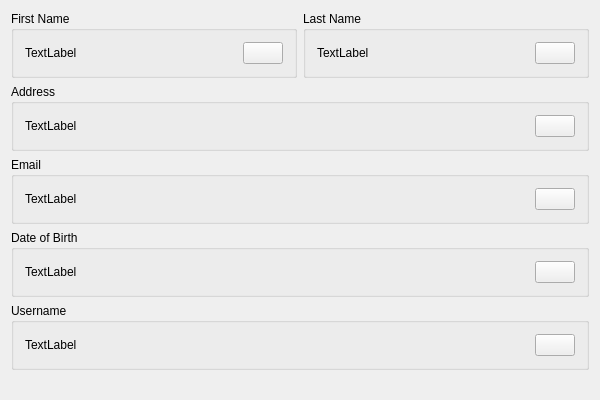
<?xml version="1.0" encoding="UTF-8"?>
<ui version="4.0">
 <class>ViewIdentityItemClass</class>
 <widget class="QWidget" name="ViewIdentityItemClass">
  <property name="geometry">
   <rect>
    <x>0</x>
    <y>0</y>
    <width>600</width>
    <height>400</height>
   </rect>
  </property>
  <property name="windowTitle">
   <string>ViewIdentityItem</string>
  </property>
  <layout class="QVBoxLayout" name="verticalLayout">
   <item>
    <layout class="QHBoxLayout" name="horizontalLayout">
     <item>
      <widget class="QGroupBox" name="groupBox_3">
       <property name="title">
        <string>First Name</string>
       </property>
       <layout class="QHBoxLayout" name="horizontalLayout_2">
        <item>
         <widget class="QLabel" name="firstNameLabel">
          <property name="sizePolicy">
           <sizepolicy hsizetype="Expanding" vsizetype="Preferred">
            <horstretch>0</horstretch>
            <verstretch>0</verstretch>
           </sizepolicy>
          </property>
          <property name="text">
           <string>TextLabel</string>
          </property>
         </widget>
        </item>
        <item>
         <widget class="CopyButton" name="firstNameCopy">
          <property name="text">
           <string/>
          </property>
          <property name="icon">
           <iconset resource="../../../resource.qrc">
            <normaloff>:/icons/icons/edit.svg</normaloff>:/icons/icons/edit.svg</iconset>
          </property>
         </widget>
        </item>
       </layout>
      </widget>
     </item>
     <item>
      <widget class="QGroupBox" name="groupBox_4">
       <property name="title">
        <string>Last Name</string>
       </property>
       <layout class="QHBoxLayout" name="horizontalLayout_3">
        <item>
         <widget class="QLabel" name="lastNameLabel">
          <property name="sizePolicy">
           <sizepolicy hsizetype="Expanding" vsizetype="Preferred">
            <horstretch>0</horstretch>
            <verstretch>0</verstretch>
           </sizepolicy>
          </property>
          <property name="text">
           <string>TextLabel</string>
          </property>
         </widget>
        </item>
        <item>
         <widget class="CopyButton" name="lastNameCopy">
          <property name="text">
           <string/>
          </property>
          <property name="icon">
           <iconset resource="../../../resource.qrc">
            <normaloff>:/icons/icons/edit.svg</normaloff>:/icons/icons/edit.svg</iconset>
          </property>
         </widget>
        </item>
       </layout>
      </widget>
     </item>
    </layout>
   </item>
   <item>
    <widget class="QGroupBox" name="groupBox">
     <property name="title">
      <string>Address</string>
     </property>
     <layout class="QHBoxLayout" name="horizontalLayout_6">
      <item>
       <widget class="QLabel" name="addressLabel">
        <property name="sizePolicy">
         <sizepolicy hsizetype="Expanding" vsizetype="Preferred">
          <horstretch>0</horstretch>
          <verstretch>0</verstretch>
         </sizepolicy>
        </property>
        <property name="text">
         <string>TextLabel</string>
        </property>
       </widget>
      </item>
      <item>
       <widget class="CopyButton" name="addressCopy">
        <property name="text">
         <string/>
        </property>
        <property name="icon">
         <iconset resource="../../../resource.qrc">
          <normaloff>:/icons/icons/edit.svg</normaloff>:/icons/icons/edit.svg</iconset>
        </property>
       </widget>
      </item>
     </layout>
    </widget>
   </item>
   <item>
    <widget class="QGroupBox" name="groupBox_2">
     <property name="title">
      <string>Email</string>
     </property>
     <layout class="QHBoxLayout" name="horizontalLayout_5">
      <item>
       <widget class="QLabel" name="emailLabel">
        <property name="sizePolicy">
         <sizepolicy hsizetype="Expanding" vsizetype="Preferred">
          <horstretch>0</horstretch>
          <verstretch>0</verstretch>
         </sizepolicy>
        </property>
        <property name="text">
         <string>TextLabel</string>
        </property>
       </widget>
      </item>
      <item>
       <widget class="CopyButton" name="emailCopy">
        <property name="text">
         <string/>
        </property>
        <property name="icon">
         <iconset resource="../../../resource.qrc">
          <normaloff>:/icons/icons/edit.svg</normaloff>:/icons/icons/edit.svg</iconset>
        </property>
       </widget>
      </item>
     </layout>
    </widget>
   </item>
   <item>
    <widget class="QGroupBox" name="groupBox_5">
     <property name="title">
      <string>Date of Birth</string>
     </property>
     <layout class="QHBoxLayout" name="horizontalLayout_4">
      <item>
       <widget class="QLabel" name="dateOfBirthLabel">
        <property name="sizePolicy">
         <sizepolicy hsizetype="Expanding" vsizetype="Preferred">
          <horstretch>0</horstretch>
          <verstretch>0</verstretch>
         </sizepolicy>
        </property>
        <property name="text">
         <string>TextLabel</string>
        </property>
       </widget>
      </item>
      <item>
       <widget class="CopyButton" name="dateOfBirthCopy">
        <property name="text">
         <string/>
        </property>
        <property name="icon">
         <iconset resource="../../../resource.qrc">
          <normaloff>:/icons/icons/edit.svg</normaloff>:/icons/icons/edit.svg</iconset>
        </property>
       </widget>
      </item>
     </layout>
    </widget>
   </item>
   <item>
    <widget class="QGroupBox" name="groupBox_6">
     <property name="title">
      <string>Username</string>
     </property>
     <layout class="QHBoxLayout" name="horizontalLayout_7">
      <item>
       <widget class="QLabel" name="usernameLabel">
        <property name="sizePolicy">
         <sizepolicy hsizetype="Expanding" vsizetype="Preferred">
          <horstretch>0</horstretch>
          <verstretch>0</verstretch>
         </sizepolicy>
        </property>
        <property name="text">
         <string>TextLabel</string>
        </property>
       </widget>
      </item>
      <item>
       <widget class="CopyButton" name="usernameCopy">
        <property name="text">
         <string/>
        </property>
        <property name="icon">
         <iconset resource="../../../resource.qrc">
          <normaloff>:/icons/icons/edit.svg</normaloff>:/icons/icons/edit.svg</iconset>
        </property>
       </widget>
      </item>
     </layout>
    </widget>
   </item>
   <item>
    <spacer name="verticalSpacer">
     <property name="orientation">
      <enum>Qt::Orientation::Vertical</enum>
     </property>
     <property name="sizeHint" stdset="0">
      <size>
       <width>20</width>
       <height>40</height>
      </size>
     </property>
    </spacer>
   </item>
  </layout>
 </widget>
 <layoutdefault spacing="6" margin="11"/>
 <customwidgets>
  <customwidget>
   <class>CopyButton</class>
   <extends>QPushButton</extends>
   <header>../Components/CopyButton.h</header>
  </customwidget>
 </customwidgets>
 <resources>
  <include location="../../../resource.qrc"/>
 </resources>
 <connections/>
</ui>
